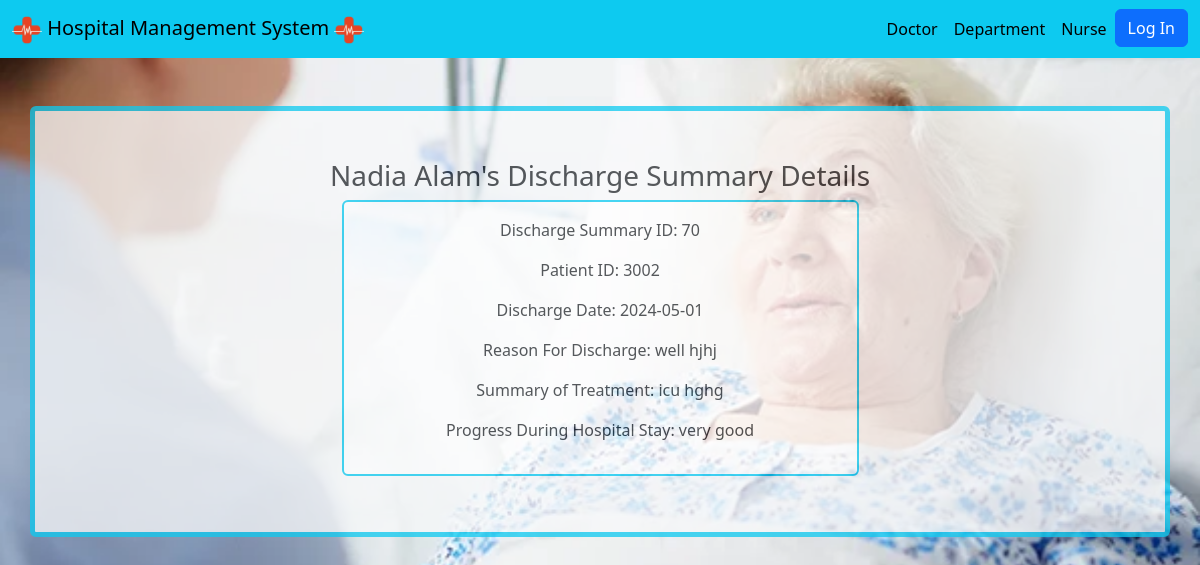
Screenshot of /Website/dischargesummary.php?id=70 with the database file from the repository.
### tables this page shows
CREATE TABLE `discharge_summary` (
  `Discharge_Summary_ID` int(10) NOT NULL,
  `Patient_ID` int(10) DEFAULT NULL,
  `Discharge_Date` date DEFAULT NULL,
  `Reason_For_Discharge` varchar(255) DEFAULT NULL,
  `Summary_of_Treatment` text DEFAULT NULL,
  `Progress_During_Hospital_Stay` varchar(255) DEFAULT NULL
);

CREATE TABLE `patient` (
  `Patient_ID` int(10) NOT NULL,
  `Patient_Name` varchar(20) NOT NULL,
  `Patient_Age` int(10) DEFAULT NULL,
  `Patient_Gender` varchar(20) DEFAULT NULL,
  `Patient_Contact_Number` int(11) DEFAULT NULL,
  `Prescription_ID` int(10) DEFAULT NULL,
  `Doctor_ID` int(10) NOT NULL,
  `Medication_ID` int(10) DEFAULT NULL,
  `Admission_ID` int(10) DEFAULT NULL,
  `Ward_Number` int(10) DEFAULT NULL,
  `Room_Number` int(10) DEFAULT NULL,
  `Bed_Number` int(10) DEFAULT NULL,
  `Billing_ID` int(10) DEFAULT NULL,
  `Bill_Amount` int(255) DEFAULT NULL,
  `Billing_Date` date DEFAULT NULL,
  `Installment_ID` int(10) DEFAULT NULL,
  `Installment_Numbers` int(10) DEFAULT NULL,
  `Payment_Per_Installment` int(255) DEFAULT NULL,
  `Payment_ID` int(10) DEFAULT NULL,
  `Paid_Amount` int(255) DEFAULT NULL,
  `Payment_Date` date DEFAULT NULL
);

### Website/dischargesummary.php (the view, shortened to what this page needs)
<!DOCTYPE html>
<html>
<?php
include "connect.php";
$dischargesummary = null;
if (isset($_GET['id'])) {
    $id = mysqli_real_escape_string($conn, $_GET['id']);
    $sql = "SELECT d.*, p.Patient_ID, p.Patient_Name
        FROM discharge_summary d
        LEFT JOIN patient p ON d.Patient_ID = p.Patient_ID
        WHERE Discharge_Summary_ID = $id";
    $result = mysqli_query($conn, $sql);
    $dischargesummary = mysqli_fetch_assoc($result);
}
include("header.php");
?>
<head>
    <link rel="stylesheet" href="https://cdn.jsdelivr.net/npm/bootstrap@5.3.2/dist/css/bootstrap.min.css">
</head>
<body style="background-image: url(img/patient.webp);background-size: cover;background-repeat: no-repeat;">
    <div class="container p-5 my-5 bg-light opacity-75 border-info card h-100 border border-5">
        <?php if ($dischargesummary): ?>
        <h3 class="text-center"><?php echo htmlspecialchars($dischargesummary["Patient_Name"]); ?>'s Discharge Summary Details</h3>
        <div class="justify-content-center w-50 mx-auto p-3 border text-center border-info card h-100 border border-2">
            <p>Discharge Summary ID: <?php echo htmlspecialchars($dischargesummary["Discharge_Summary_ID"]); ?></p>
            <p>Patient ID: <?php echo htmlspecialchars($dischargesummary["Patient_ID"]); ?></p>
            <p>Discharge Date: <?php echo htmlspecialchars($dischargesummary["Discharge_Date"]); ?></p>
            <p>Reason For Discharge: <?php echo htmlspecialchars($dischargesummary["Reason_For_Discharge"]); ?></p>
            <p>Summary of Treatment: <?php echo htmlspecialchars($dischargesummary["Summary_of_Treatment"]); ?></p>
            <p>Progress During Hospital Stay: <?php echo htmlspecialchars($dischargesummary["Progress_During_Hospital_Stay"]); ?></p>
        </div>
        <?php else: ?>
        <p class="text-center">No discharge summary found.</p>
        <?php endif; ?>
    </div>
</body>
</html>

### rows the page displays
discharge_summary: Patient_ID.Patient_Name "Nadia Alam", Discharge_Summary_ID "70", Patient_ID.Patient_ID "3002", Discharge_Date "2024-05-01", Reason_For_Discharge "well hjhj", Summary_of_Treatment "icu hghg", Progress_During_Hospital_Stay "very good"
